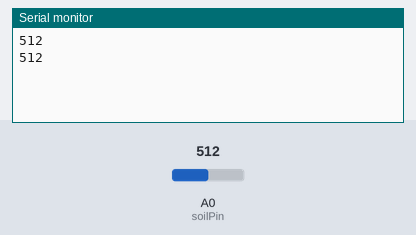
Bench run of a sketch on a simulated Arduino Uno, built with avr-gcc and run on an emulated ATmega328P. On the bench: the last lines printed to the serial monitor. Inputs (shaded band) come from the test bench; at power-on: A0 (soilPin) = 512.

Above: at 1.8 s.
1.9 s: A0 (soilPin) set to 716
At 2.8 s:
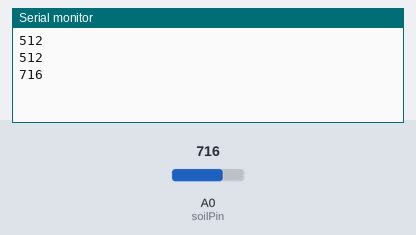
3.4 s: A0 (soilPin) set to 900
At 4.9 s:
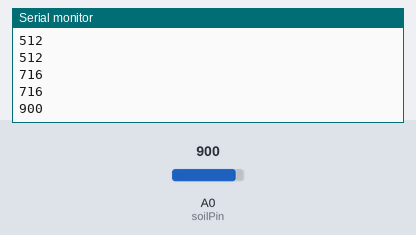
Timing chart, 0 to 6.4 s (numbered marks = the images above; inputs shaded):
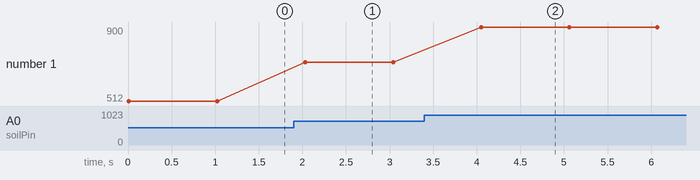

The sketch:

soil_moisture_sensor.ino
```cpp
// (licence header left out)
int val = 0; //value for storing moisture value
int soilPin = A0;//Declare a variable for the soil moisture sensor
int soilPower = 7;//Variable for Soil moisture Power

//Rather than powering the sensor through the 3.3V or 5V pins,
//we'll use a digital pin to power the sensor. This will
//prevent corrosion of the sensor as it sits in the soil.

void setup()
{
  Serial.begin(115200);   // open serial over USB

  pinMode(soilPower, OUTPUT);//Set D7 as an OUTPUT
  digitalWrite(soilPower, LOW);//Set to LOW so no power is flowing through the sensor
}

void loop()
{
  // Serial.print("Soil Moisture = ");
  //get soil moisture value from the function below and print it
  Serial.println(readSoil());
  //if (readSoil() < 420) {
    //Serial.print("Dry soil");
  //}
  //else {
    //Serial.print("Wet soil");
  //}

  //This 1 second timefrme is used so you can test the sensor and see it change in real-time.
  //For in-plant applications, you will want to take readings much less frequently.
  delay(1000);//take a reading every second
}
//This is a function used to get the soil moisture content
int readSoil()
{
  digitalWrite(soilPower, HIGH);//turn D7 "On"
  delay(10);//wait 10 milliseconds
  val = analogRead(soilPin);//Read the SIG value form sensor
  digitalWrite(soilPower, LOW);//turn D7 "Off"
  return val;//send current moisture value
}
```

Measured:
- after the input at 1.9 s, the serial monitor: prints a new line after 0.13 s (image 1)
- after the input at 3.4 s, the serial monitor: prints a new line after 0.65 s (image 2)
- plotted number 1: 512 → 716 after the input at 1.9 s, 716 → 900 after the input at 3.4 s
